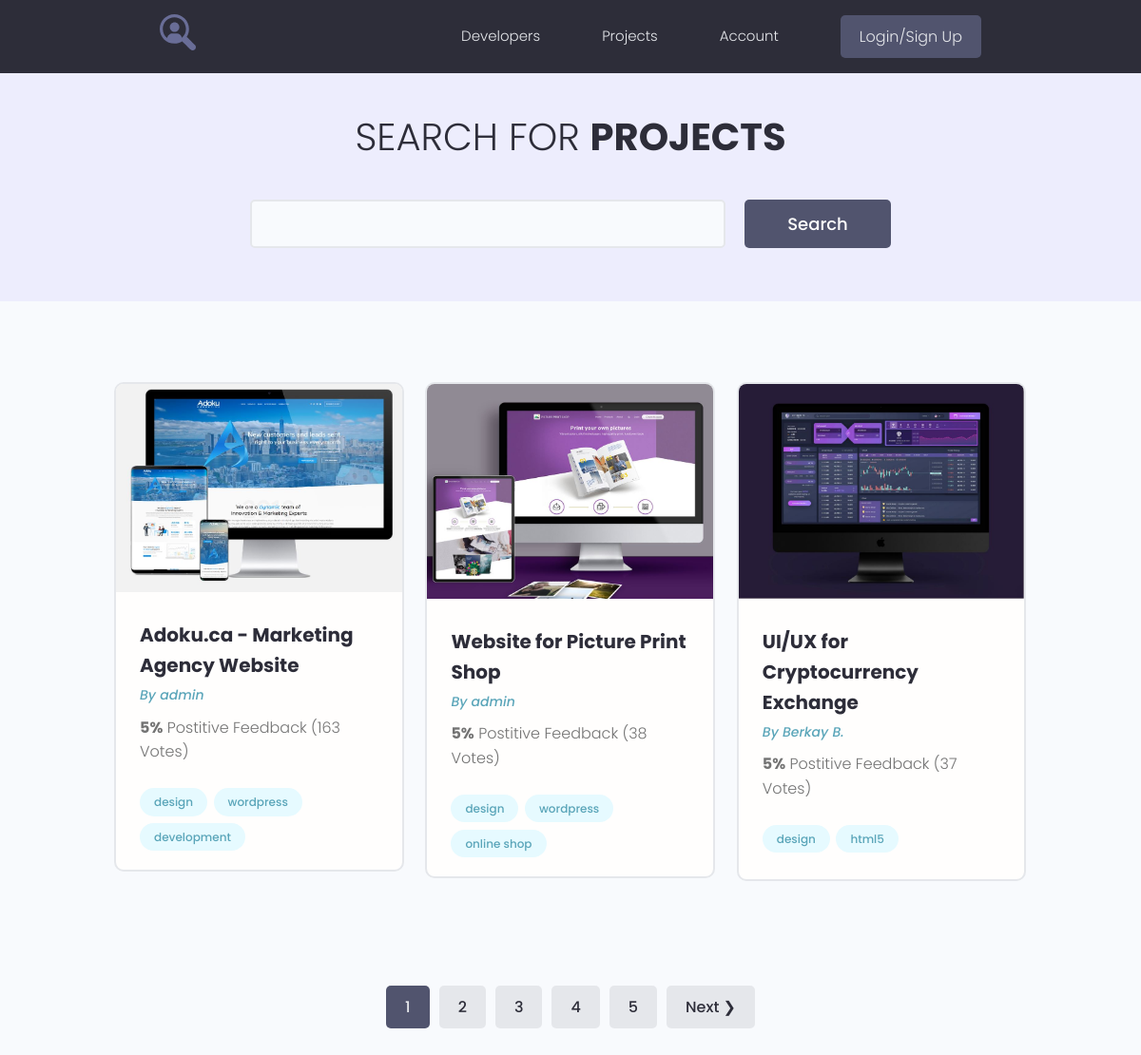
The app's page /projects/, older data.
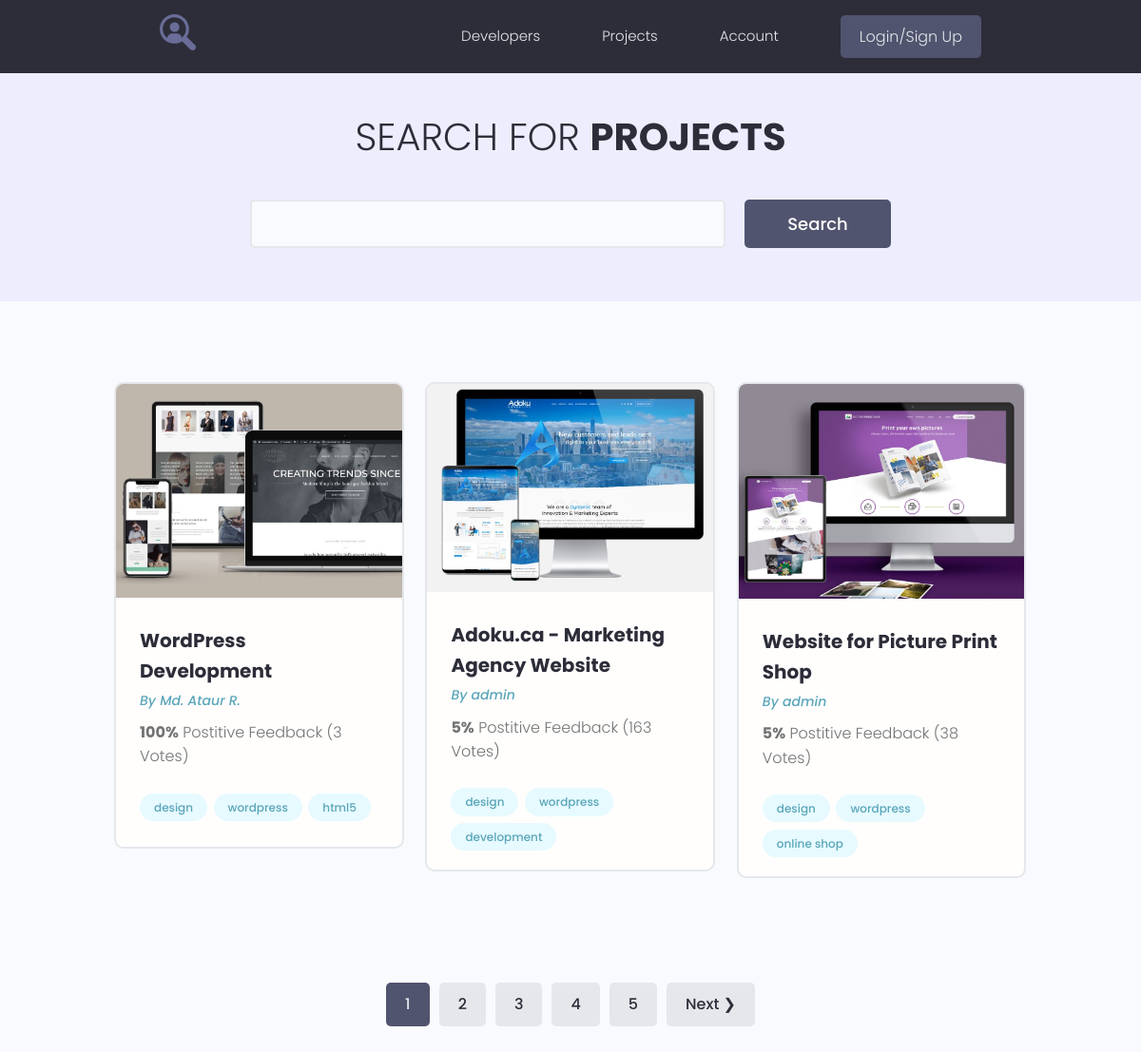
The same page, newer data.
### projects/models.py (models this page shows, shortened)
class Project(models.Model):
    owner = models.ForeignKey(Profile, on_delete=models.SET_NULL, blank=True, null=True)
    title = models.CharField(max_length=200)
    description = models.TextField(blank=True)
    featured_image = models.ImageField(blank=True, default="default.jpg", upload_to="projects/%Y/%m/%d/")
    demo_link = models.CharField(max_length=500, blank=True)
    source_link = models.CharField(max_length=500, blank=True)
    tags = models.ManyToManyField('Tag', blank=True)
    vote_total = models.IntegerField(default=0)
    vote_ratio = models.IntegerField(default=0)
    created = models.DateTimeField(auto_now_add=True)
    class Meta:
        ordering = ['-vote_ratio', '-vote_total', 'title']

class Tag(models.Model):
    name = models.CharField(max_length=200)
    created = models.DateTimeField(auto_now_add=True)
    def __str__(self):
        return self.name

### users/models.py (models this page shows, shortened)
class Profile(models.Model):
    user = models.OneToOneField(User, on_delete=models.CASCADE, blank=True)
    name = models.CharField(max_length=200, blank=True)
    email = models.EmailField(max_length=200, blank=True)
    username = models.CharField(max_length=200, blank=True)
    short_intro = models.CharField(max_length=200, blank=True)
    bio = models.TextField(blank=True)
    profile_image = models.ImageField(default="profiles/user-default.png", upload_to="profiles/")
    social_github = models.CharField(max_length=200, blank=True)
    social_youtube = models.CharField(max_length=200, blank=True)
    social_website = models.CharField(max_length=200, blank=True)
    created = models.DateTimeField(auto_now_add=True)

### projects/views.py (the view)
# urls.py: path('projects/', include('projects.urls')),
def projects(request):
    pr, search_query = search_projects(request)
    custom_range, pr = paginate_projects(request, pr, 3)
    context = {
        'projects': pr,
        'search_query': search_query,
        'custom_range': custom_range,
    }
    return render(request, "projects/projects.html", context)

### projects/utils.py (called while the page is built)
def paginate_projects(request, pr, results):
    page = request.GET.get('page')
    paginator = Paginator(pr, results)
    try:
        pr = paginator.page(page)
    except PageNotAnInteger:
        page = 1
        pr = paginator.page(page)
    except EmptyPage:
        page = paginator.num_pages
        pr = paginator.page(page)
    right_index = int(page) + 5
    if right_index > paginator.num_pages:
        right_index = paginator.num_pages + 1
    left_index = int(page) - 4
    if left_index < 1:
        left_index = 1
    custom_range = range(left_index, right_index)
    return custom_range, pr

def search_projects(request):
    search_query = ' '
    if request.GET.get('search_query'):
        search_query = request.GET.get('search_query')
    pr = Project.objects.filter(
        Q(title__icontains=search_query) |
        Q(description__icontains=search_query) |
        Q(owner__name__icontains=search_query)
    )
    return pr, search_query

### projects/templates/projects/projects.html (shortened to what this page needs)
{% extends 'projects/base.html' %}
{% block content %}
  <main class="projects">
    <section class="hero-section text-center">
      <div class="container container--narrow">
        <div class="hero-section__box">
          <h2>Search for <span>Projects</span></h2>
        </div>
        <div class="hero-section__search">
          <form id ="search" class="form" action="{% url 'projects' %}" method="get">
            <div class="form__field">
              <input class="input input--text" id="formInput#search" type="text" name="search_query"
                     value="{{ search_query }}"
                placeholder="Search by Project Title" />
            </div>
            <input class="btn btn--sub btn--lg" type="submit" value="Search" />
          </form>
        </div>
      </div>
    </section>
    <section class="projectsList">
      <div class="container">
        <div class="grid grid--three">
          {% for project in projects %}
          <div class="column">
            <div class="card project">
              <a href="{% url 'project' project.id %}" class="project">
                <img class="project__thumbnail" src="{{ project.featured_image.url }}" alt="project thumbnail" />
                <div class="card__body">
                  <h3 class="project__title">{{ project.title }}</h3>
                  <p><a class="project__author" href="{% url 'user_profile' project.owner.id %} ">By {{ project.owner.name }}</a></p>
                  <p class="project--rating">
                    <span style="font-weight: bold;">{{ project.vote_ratio }}%</span> Postitive
                    Feedback ({{project.vote_total }} Vote{{project.vote_total|pluralize:"s" }})
                  </p>
                  <div class="project__tags">
                    {% for tag in project.tags.all %}
                    <span class="tag tag--pill tag--main">
                      <small>{{ tag }}</small>
                    </span>
                    {% endfor %}
                  </div>
                </div>
              </a>
            </div>
          </div>
          {% endfor %}
        </div>
      </div>
    </section>
    {% include 'projects/pagination.html' with queryset=projects %}
  </main>
{%  endblock %}

Row changes from the older to the newer data that the page shows:
no longer on this page (row unchanged): Project: featured_image (picture), title "UI/UX for Cryptocurrency Exchange", owner.name "Berkay B.", vote_ratio "5", vote_total "37", Tag (name "design"), Tag (name "html5")
now on this page (row edited): Project: featured_image (picture), title "WordPress Development", owner.name "Md. Ataur R.", vote_ratio "100", vote_total "3", Tag (name "design"), Tag (name "wordpress"), Tag (name "html5")
